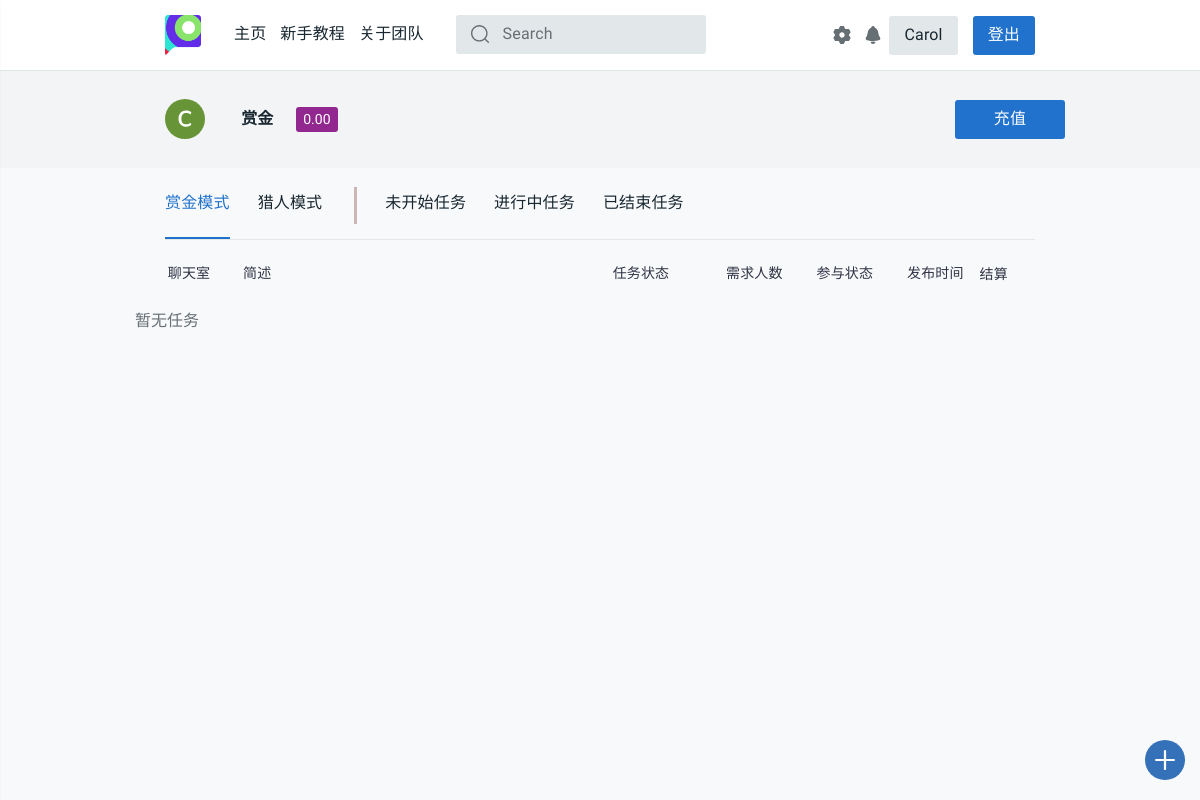
The page /profile/ (signed in) on the database as committed earlier.
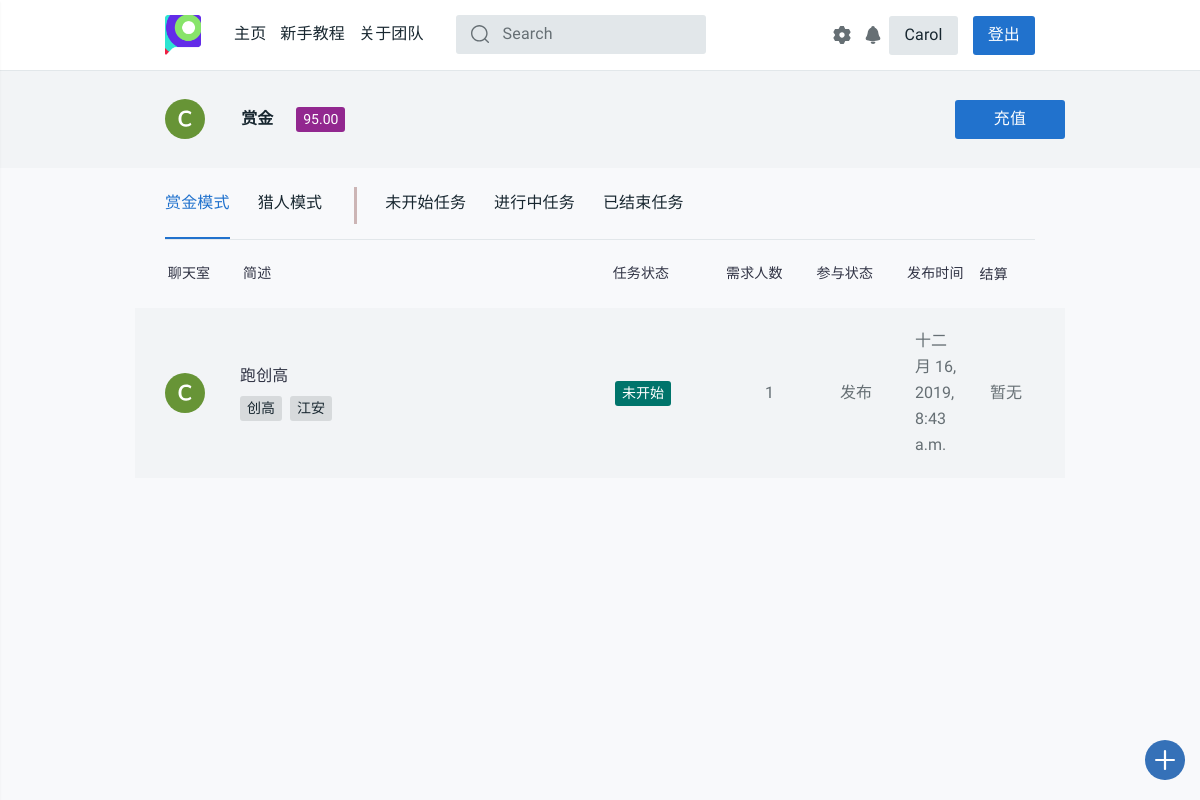
The same page on the database as committed later.
### login/models.py (models this page shows, shortened)
class User(models.Model):
    name = models.CharField(max_length=128, unique=True)
    password = models.CharField(max_length=256)
    stu_id = models.CharField(max_length=13, unique=True)
    phone = models.CharField(max_length=11, unique=True, default='None')
    dept = models.CharField(max_length=50, default='None')
    money = models.DecimalField(max_digits=5, decimal_places=2, default=0.00)
    c_time = models.DateTimeField(auto_now_add=True)
    has_confirmed = models.BooleanField(default=False)
    send_state = models.IntegerField(default=1)
    updated_time = models.DateTimeField(null=True, blank=True)
    class Meta:
        ordering = ['c_time']
        verbose_name = '用户'
        verbose_name_plural = '用户'

### task_platform/models.py (models this page shows, shortened)
class Task(models.Model):
    state = (('未开始', 'waitting'), ('进行中', 'processing'), ('中止', 'abort'),
             ('撤销', 'revoke'), ('超时', 'timeout'), ('完成', 'completed'))
    publisher = models.CharField(max_length=128)
    pub_time = models.DateTimeField(auto_now_add=True)
    begin_time = models.DateTimeField(null=True, blank=True)
    end_time = models.DateTimeField(null=True, blank=True)
    people_needed = models.IntegerField(default=1)
    people_now = models.IntegerField(default=0)
    expected_time_consuming = models.DecimalField(
        max_digits=12, decimal_places=1, default=0.0)
    task_description = models.CharField(max_length=50, default="None")
    task_detail = RichTextUploadingField(default='None')
    task_state = models.CharField(max_length=32, choices=state, default='未开始')
    task_class = models.CharField(max_length=48, default='赏金模式')
    class Meta:
        ordering = ['pub_time']
        verbose_name = '任务'
        verbose_name_plural = '任务'

class Task_tags(models.Model):
    sig_tag = models.CharField(max_length=20, default="None")
    task_id = models.IntegerField(default="0")
    def __str__(self):
        return self.sig_tag
    class Meta:
        verbose_name = "任务标签"
        verbose_name_plural = "任务标签"

### task_platform/views.py (the view, shortened to what this page needs)
# urls.py: path('profile/', views.profile, name='profile'),
def profile(request):
    username = request.session.get('user_name', None)
    if not username:
        return redirect('/login/')
    notice_room = '/chatroom/{}'.format(get_notice_room_id(username))
    notice_num = chatinfo_num(username)
    user = User.objects.get(name=username)
    student_id = user.stu_id
    phone = user.phone
    dept = user.dept
    if user.dept == 'None':
        dept = '暂无信息'
    money = user.money
    task_list_list = []
    if username:
        user = User.objects.get(name=username)
        student_id = user.stu_id
        phone = user.phone
        dept = user.dept
        if user.dept == 'None':
            dept = '暂无信息'
    stcolor_finder = {
        '未开始': '9', '进行中': '2',
        '中止': '3', '撤销': '3',
        '超时': '6', '完成': '4',
        '赏金模式': '5', '猎人模式': '7'
    }
    rec_task_id_list = Task_receive.objects.filter(username=username).values_list('task_id')
    latest_task_list = Task.objects.filter(
        Q(publisher=username) | Q(id__in=rec_task_id_list)
    ).order_by('-pub_time')
    tab_class = [
        ("task_class='赏金模式'", "_task.task_state"),
        ("task_class='猎人模式'", "_task.task_state"),
        ("task_state='未开始'", "_task.task_class"),
        ("task_state='进行中'", "_task.task_class"),
        ("Q(task_state='撤销')|Q(task_state='中止')|Q(task_state='超时')|Q(task_state='完成')",
        "_task.task_class")
    ]
    def calc_settlement(task, username):
        _settlement = '暂无'
        rec_task_list = Task_receive.objects.filter(task_id=task.id)
        if task.publisher == username:
            if task.task_class == '赏金模式':
                tot_money = 0
                for rec in rec_task_list:
                    if rec.is_abort:
                        tot_money -= float(rec.done_money) * (2 + settings.PERCENTAGE)
                    else:
                        tot_money += float(rec.done_money) * (1 + settings.PERCENTAGE)
                if task.task_state == '完成':
                    _settlement = -tot_money
                elif task.task_state in ['中止', '超时']:
                    _settlement = -tot_money
                elif task.task_state == '撤销':
                    _settlement = -settings.DEPOSIT
                    for rec in rec_task_list:
                        if not rec.is_abort:
                            tot_money -= float(rec.done_money) * (1 + settings.PERCENTAGE)
                    _settlement -= tot_money
            else:
                if task.task_state == '完成':
                    _settlement = -float(rec_task_list.first().done_money) * (1 - settings.PERCENTAGE)
                elif task.task_state in ['中止', '超时']:
                    _settlement = -settings.DEPOSIT
        if type(_settlement) == str:
            return _settlement
        if _settlement >= 0:
            return '+{}'.format(_settlement)
        else:
            return str(_settlement)
    for idx in range(5):
        tag_list = []
        for _task in eval('latest_task_list.filter({})'.format(tab_class[idx][0])):
            _color = 'tt-color0{} tt-badge'.format(stcolor_finder[eval(tab_class[idx][1])])
            _settlement = calc_settlement(_task, username)
            _room_id = get_room_id(_task)
            tag_list.append(
                (_task, _color, _settlement, _room_id,
                Task_tags.objects.filter(task_id=_task.id).order_by('sig_tag'))
            )
        task_list_list.append(tag_list)
    tag_list_1, tag_list_2, tag_list_3, tag_list_4, tag_list_5 = (
        task_list_list[0], task_list_list[1], task_list_list[2],
        task_list_list[3], task_list_list[4]
    )
    if request.method == 'POST' and 'settings' in request.POST:
        self_settings(request)
    return render(request, 'task_platform/profile.html', locals())

### task_platform/views.py (called while the page is built)
@csrf_exempt
def get_room_id(task):
    md5 = hashlib.md5()
    md5.update('{}{}'.format(task.id, task.publisher).encode())
    return md5.hexdigest()

@csrf_exempt
def get_notice_room_id(username):
    md5 = hashlib.md5()
    md5.update(username.encode())
    return md5.hexdigest()

def chatinfo_num(username):
    withs = Withdraw.objects.filter(username=username, state='完成', noticed=False)
    for each_with in withs:
        send_notice(username, '恭喜您，您于{}发起的提现{}元的请求已经接受，请查看您支付宝余额，如果有问题请联系platform_office@163.com。'.format(each_with.start_time.strftime('%Y-%m-%d %M:%H:%S'), each_with.money))
        each_with.noticed = True
        each_with.save()
    chatnum = ChatVision.objects.filter(username=username, has_seen=False).count()
    return chatnum

### task_platform/templates/task_platform/profile.html (shortened to what this page needs)
{% extends 'task_platform/base.html'%}
{% load staticfiles %}
{% block content %}
<head>
  <link rel="stylesheet" href="{% static 'css/style.css' %}">
  <link href="{% static 'css/profile.css' %}" rel="stylesheet">
</head>
<main id="tt-pageContent" class="tt-offset-small">
  <div class="tt-wrapper-section">
    <div class="container">
      <div class="tt-user-header">
        <div class="tt-col-avatar">
          <a href="#">
                  <svg class="tt-icon">
                    <use xlink:href="#icon-ava-c"></use>
                  </svg>
          </a>
        </div>
        <div class="tt-col-title">
          <div class="tt-title">
            <a href="#">赏金</a>
          </div>
          <ul class="tt-list-badge">
            <li><a href="#"><span class="tt-color14 tt-badge">{{ money }}</span></a></li>
          </ul>
        </div>
        <div class="tt-col-btn" id="js-settings-btn">
          <div class="tt-list-btn">
            <a href="/recharge/" class="btn btn-secondary">充值</a>
          </div>
        </div>
      </div>
    </div>
  </div>
  <div class="container">
    <div class="tt-tab-wrapper">
      <div class="tt-wrapper-inner">
        <ul class="nav nav-tabs pt-tabs-default" role="tablist">
          <li class="nav-item show">
            <a class="nav-link active" data-toggle="tab" href="#tt-tab-01" role="tab"><span>赏金模式</span></a>
          </li>
          <li class="nav-item">
            <a class="nav-link" data-toggle="tab" href="#tt-tab-02" role="tab">
              <div class="box-container">
                <div class="border-right"><span>猎人模式</span></div>
              </div>
             </a>
          </li>
          <li class="nav-item">
            <a class="nav-link" data-toggle="tab" href="#tt-tab-03" role="tab"><span>未开始任务</span></a>
          </li>
          <li class="nav-item">
            <a class="nav-link" data-toggle="tab" href="#tt-tab-04" role="tab"><span>进行中任务</span></a>
          </li>
          <li class="nav-item">
            <a class="nav-link" data-toggle="tab" href="#tt-tab-05" role="tab"><span>已结束任务</span></a>
          </li>
        </ul>
      </div>
      <div class="tab-content">
        <div class="tab-pane tt-indent-none show active" id="tt-tab-01" role="tabpanel">
          <div class="tt-topic-list">
            <div class="tt-list-header">
              <div class="tt-col-value" style="width: 17%;"><center>聊天室</center></div>
              <div class="tt-col-category" style="width: 90%">简述</div>
              <div class="tt-col-category" style="width: 30%;padding-left:5.5%">任务状态</div>
              <div class="tt-col-value hide-mobile" style="width: 20%;padding-left:2%">需求人数</div>
              <div class="tt-col-value hide-mobile" style="width: 20%;padding-left:2%">参与状态</div>
              <div class="tt-col-value hide-mobile" style="width: 20%;padding-left:2%">发布时间</div>
              <div class="tt-col-value" style="width: 20%;padding:0%">结算</div>
            </div>
            {% if tag_list_1 %}
            {% for task, color, settlement, room_id, tags in tag_list_1 %}
              <div class="tt-item">
                <div class="tt-col-avatar">
                  <a href="/chatroom/{{ room_id }}">
                  <svg class="tt-icon">
                    <use xlink:href="#icon-ava-c"></use>
                  </svg>
                  </a>
                </div>
                <div class="tt-col-description">
                  <h6 class="tt-title"><a href="{% url 'detail' task.id %}">
                      {{ task.task_description }}
                    </a></h6>
                  <div class="row align-items-center no-gutters">
                    <div class="col-11">
                      <ul class="tt-list-badge">
                        {% for tag in tags %}
                        <li><a><span class="tt-badge">{{ tag }}</span></a></li>
                        {% endfor%}
                      </ul>
                    </div>
                  </div>
                </div>
                <div class="tt-col-category"><span class="{{ color }}">{{ task.task_state }}</span></div>
                <div class="tt-col-value hide-mobile">{{ task.people_needed }}</div>
                <div class="tt-col-value   hide-mobile">
                  {% if task.publisher == username %}
                  发布
                  {% else %}
                  接收
                  {% endif %}
                </div>
                <div class="tt-col-value hide-mobile">{{ task.pub_time }}</div>
                <div class="tt-col-value hide-mobile">{{ settlement }}</div>
              </div>
            {% endfor %}
            {% else %}
            <p>暂无任务</p>
            {% endif %}
          </div>
        </div>
      </div>
    </div>
  </div>
</main>
{% endblock %}

### task_platform/templates/task_platform/base.html (shortened to what this page needs)
{% load staticfiles %}
<html>
<body>
  <head>
    {% block css %}
    <link rel="stylesheet" href="{% static 'css/style.css' %}">
    {% endblock %}
  </head>
  <header id="tt-header">
    <div class="container">
      <div class="row tt-row no-gutters">
        <div class="col-auto">
          <div class="tt-logo">
            <a href="/"><img src="{% static 'images/logo.png' %}" alt=""></a>
          </div>
          <div class="tt-desktop-menu">
            <nav>
              <ul>
                <li><a href="/"><span>主页</span></a></li>
                <li><a href="/guide/"><span>新手教程</span></a></li>
                <li><a href="/about/"><span>关于团队</span></a></li>
              </ul>
            </nav>
          </div>
          <div class="tt-search" style="margin-top:15px;">
            <form class="search-wrapper"style="margin-block-end: 1em;">
              <div class="search-form">
                <input type="text" class="tt-search__input" placeholder="Search">
                <button class="tt-search__btn" type="submit"style="position: absolute;top: 50%;transform: translateY(-50%);">
                  <svg class="tt-icon">
                    <use xlink:href="#icon-search"></use>
                  </svg>
                </button>
              </div>
            </form>
          </div>
        </div>
        {% if request.session.is_login %}
        <div class="col-auto ml-auto">
          <div class="tt-user-info d-flex ">
            <center>
              <div style="margin:7px -25px  ">
                <a href="#" class="tt-btn-icon" id="js-settings-btn">
                  <i class="tt-icon"><svg>
                      <use xlink:href="#icon-settings_fill"></use>
                    </svg></i>
                </a>
              </div>
            </center>
            <center>
              <a href="{{ notice_room }}" class="tt-btn-icon" style="margin:7px;padding-right:0px;">
                <i class="tt-icon"><svg>
                    <use xlink:href="#icon-notification"></use>
                  </svg></i>
              </a>
            </center>
            <div class="tt-account-btn">
              <a href="/profile/" class="btn btn-primary">{{ request.session.user_name }}</a>
                <a href="/logout/" class="btn btn-secondary">登出</a>
            </div>
          </div>
        </div>
        {% endif %}
      </div>
    </div>
      <a href="/create-task" class="tt-btn-create-topic">
        <span class="tt-icon">
          <svg>
            <use xlink:href="#icon-create_new"></use>
          </svg>
        </span>
      </a>
  </header>
  {% block content %} {% endblock %}
</body>
</html>

### static/css/profile.css (style rules this page uses)
.box-container { position: relative; }
.border-right { padding: 0px 35px 0px 0px; }
.border-right:after { content: ''; position: absolute; left: auto; top: auto; bottom: 15px; right: 0; height: 52%; width: 3px; background-color: #ccb5b5; }

Rows that differ between the two databases and show on the page:
changed User: money "0.00" → "95.00"
added Task: task_description "跑创高", task_state "未开始", people_needed "1", publisher "发布", pub_time "十二月 16, 2019, 8:43 a.m.", settlement "暂无"
added Task_tags: sig_tag "创高"
added Task_tags: sig_tag "江安"
Other text that changed with them:
text no longer shown: "暂无任务"
